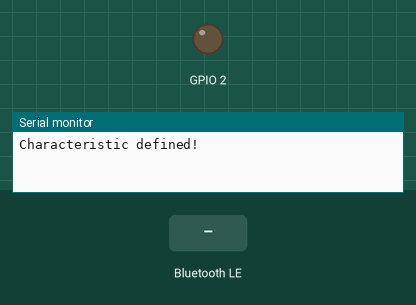
Simulated run of this program. Board: ESP32. Shown: output pins drawn as LEDs (lit = HIGH), the last lines printed to the serial monitor. Inputs (shaded band) come from the test bench. Nothing arrives over Bluetooth unless stated; a phone connects over Bluetooth LE 3 s after start.

Above: at 1.2 s.
1.3 s: Bluetooth LE write "led on" received
At 2.1 s:
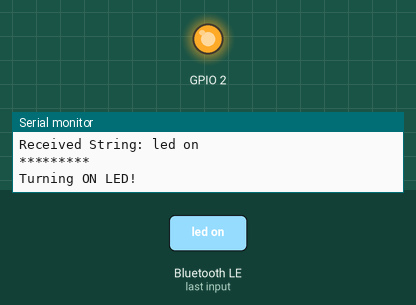
2.8 s: Bluetooth LE write "led off" received
At 3.3 s:
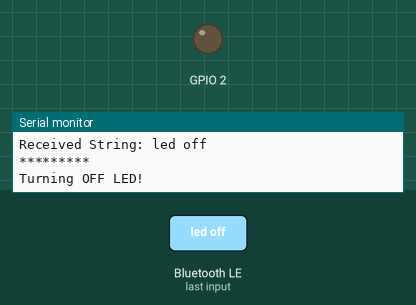
Timing chart, 0 to 5.8 s (numbered marks = the images above; inputs shaded):
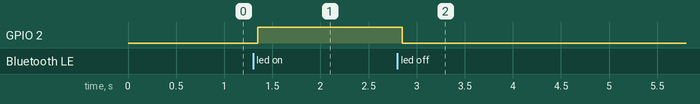

Measured:
- after the input at 1.3 s, GPIO 2: LOW → HIGH after 0.05 s
- after the input at 2.8 s, GPIO 2: HIGH → LOW after 0.05 s

The program:

main.cpp
```cpp
#include <Arduino.h>
#include <BLEDevice.h>
#include <BLEUtils.h>
#include <BLEServer.h>
#include <BLE2902.h>

#define SERVICE_UUID "4d933c08-b3b8-11ea-b3de-0242ac130004"
#define CHARACTERISTIC_UUID "5bc0180a-b3b8-11ea-b3de-0242ac130004"

BLECharacteristic *pCharacteristic;

class BLECallback : public BLECharacteristicCallbacks {
  void onWrite(BLECharacteristic *pCharacteristic) {
    std::string rxValue = pCharacteristic->getValue();
    // Serial.println(rxValue[0]);

    if (rxValue.length() > 0) {
      Serial.println("*********");
      Serial.print("Received String: ");

      for (int i = 0; i < rxValue.length(); i++) {
        Serial.print(rxValue[i]);
      }
      Serial.println();
      Serial.println("*********");
    }

    if (rxValue == "led on") {
      Serial.println("Turning ON LED!");
      digitalWrite(BUILTIN_LED, HIGH);
    } else if (rxValue == "led off") {
      Serial.println("Turning OFF LED!");
      digitalWrite(BUILTIN_LED, LOW);
    } else {
      Serial.println("Could not recognize command");
    }
  }
};

void setup() {
  // put your setup code here, to run once:
  Serial.begin(9600);
  pinMode(BUILTIN_LED, OUTPUT);

  BLEDevice::init("ESP32-BLE-Server");
  BLEServer *pServer = BLEDevice::createServer();
  BLEService *pService = pServer->createService(SERVICE_UUID);
  pCharacteristic = pService->createCharacteristic(
      CHARACTERISTIC_UUID, BLECharacteristic::PROPERTY_READ |
                               BLECharacteristic::PROPERTY_WRITE |
                               BLECharacteristic::PROPERTY_NOTIFY |
                               BLECharacteristic::PROPERTY_INDICATE);
  pCharacteristic->addDescriptor(new BLE2902());
  pCharacteristic->setValue("Write command here...");
  pCharacteristic->setCallbacks(new BLECallback());
  pService->start();

  pServer->getAdvertising()->start();
  Serial.println("Characteristic defined!");
}

void loop() {
  // put your main code here, to run repeatedly:
  delay(5000);
}
```
